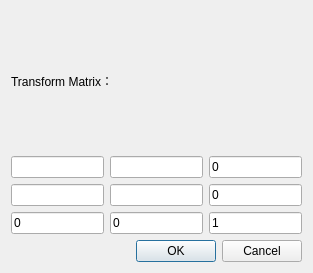
<?xml version="1.0" encoding="UTF-8"?>
<ui version="4.0">
 <class>affine</class>
 <widget class="QDialog" name="affine">
  <property name="geometry">
   <rect>
    <x>0</x>
    <y>0</y>
    <width>313</width>
    <height>273</height>
   </rect>
  </property>
  <property name="windowTitle">
   <string>Dialog</string>
  </property>
  <layout class="QGridLayout" name="gridLayout">
   <item row="0" column="0">
    <widget class="QLabel" name="label">
     <property name="text">
      <string>Transform Matrix：</string>
     </property>
    </widget>
   </item>
   <item row="1" column="0" colspan="2">
    <layout class="QHBoxLayout" name="horizontalLayout">
     <item>
      <widget class="QLineEdit" name="inputbtn_11"/>
     </item>
     <item>
      <widget class="QLineEdit" name="inputbtn_12"/>
     </item>
     <item>
      <widget class="QLineEdit" name="lineEdit_3">
       <property name="text">
        <string>0</string>
       </property>
      </widget>
     </item>
    </layout>
   </item>
   <item row="2" column="0" colspan="2">
    <layout class="QHBoxLayout" name="horizontalLayout_2">
     <item>
      <widget class="QLineEdit" name="inputbtn_21"/>
     </item>
     <item>
      <widget class="QLineEdit" name="inputbtn_22"/>
     </item>
     <item>
      <widget class="QLineEdit" name="lineEdit_6">
       <property name="text">
        <string>0</string>
       </property>
      </widget>
     </item>
    </layout>
   </item>
   <item row="3" column="0" colspan="2">
    <layout class="QHBoxLayout" name="horizontalLayout_3">
     <item>
      <widget class="QLineEdit" name="lineEdit_7">
       <property name="text">
        <string>0</string>
       </property>
      </widget>
     </item>
     <item>
      <widget class="QLineEdit" name="lineEdit_8">
       <property name="text">
        <string>0</string>
       </property>
      </widget>
     </item>
     <item>
      <widget class="QLineEdit" name="lineEdit_9">
       <property name="text">
        <string>1</string>
       </property>
      </widget>
     </item>
    </layout>
   </item>
   <item row="4" column="1">
    <widget class="QDialogButtonBox" name="buttonBox">
     <property name="orientation">
      <enum>Qt::Horizontal</enum>
     </property>
     <property name="standardButtons">
      <set>QDialogButtonBox::Cancel|QDialogButtonBox::Ok</set>
     </property>
    </widget>
   </item>
  </layout>
 </widget>
 <resources/>
 <connections>
  <connection>
   <sender>buttonBox</sender>
   <signal>accepted()</signal>
   <receiver>affine</receiver>
   <slot>accept()</slot>
   <hints>
    <hint type="sourcelabel">
     <x>248</x>
     <y>254</y>
    </hint>
    <hint type="destinationlabel">
     <x>157</x>
     <y>274</y>
    </hint>
   </hints>
  </connection>
  <connection>
   <sender>buttonBox</sender>
   <signal>rejected()</signal>
   <receiver>affine</receiver>
   <slot>reject()</slot>
   <hints>
    <hint type="sourcelabel">
     <x>316</x>
     <y>260</y>
    </hint>
    <hint type="destinationlabel">
     <x>286</x>
     <y>274</y>
    </hint>
   </hints>
  </connection>
 </connections>
</ui>
